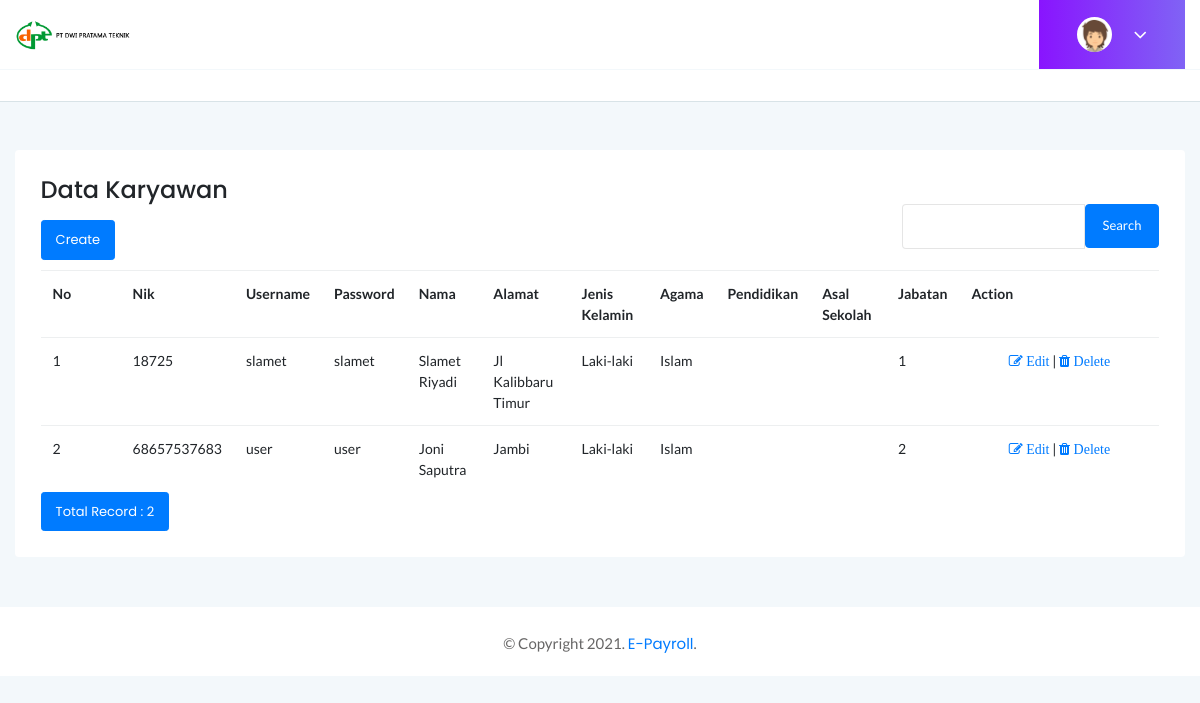
The app's page /index.php/karyawan with its own data.
### tables this page shows
CREATE TABLE `karyawan` (
  `id_karyawan` int(11) NOT NULL,
  `nik` varchar(20) DEFAULT NULL,
  `username` varchar(50) DEFAULT NULL,
  `password` varchar(50) DEFAULT NULL,
  `nama` varchar(100) DEFAULT NULL,
  `alamat` text DEFAULT NULL,
  `jenis_kelamin` varchar(10) DEFAULT NULL,
  `agama` varchar(20) DEFAULT NULL,
  `pendidikan` varchar(50) DEFAULT NULL,
  `asal_sekolah` varchar(100) DEFAULT NULL,
  `id_pekerjaan` int(11) DEFAULT NULL
);

### application/controllers/Karyawan.php (called while the page is built, shortened)
<?php
class Karyawan extends CI_Controller
{
	public function index()
    {
        $q = urldecode($this->input->get('q', TRUE));
        $start = intval($this->input->get('start'));
        if ($q <> '') {
            $config['base_url'] = base_url() . 'admin/index.html?q=' . urlencode($q);
            $config['first_url'] = base_url() . 'admin/index.html?q=' . urlencode($q);
        } else {
            $config['base_url'] = base_url() . 'admin/index.html';
            $config['first_url'] = base_url() . 'admin/index.html';
        }
        $config['per_page'] = 10;
        $config['page_query_string'] = TRUE;
        $config['total_rows'] = $this->M_karyawan->total_rows($q);
        $karyawan = $this->M_karyawan->get_limit_data($config['per_page'], $start, $q);
        $this->load->library('pagination');
        $this->pagination->initialize($config);
        $data = array(
            'karyawan_data' => $karyawan,
            'q' => $q,
            'pagination' => $this->pagination->create_links(),
            'total_rows' => $config['total_rows'],
            'start' => $start,
            'konten' => 'admin/listkaryawan',
            'judul' => 'Data Karyawan',
        );
        $this->load->view('index', $data);
    }
}

### index.php (called while the page is built, shortened)
<?php
require_once BASEPATH.'core/CodeIgniter.php';

### application/config/config.php (called while the page is built, shortened)
<?php
$config['base_url'] = 'http://localhost/e-payroll/';
$config['index_page'] = '';
$config['uri_protocol']	= 'REQUEST_URI';
$config['url_suffix'] = '';
$config['language']	= 'english';
$config['charset'] = 'UTF-8';
$config['enable_hooks'] = FALSE;
$config['subclass_prefix'] = 'MY_';
$config['composer_autoload'] = FALSE;
$config['permitted_uri_chars'] = 'a-z 0-9~%.:_\-';
$config['enable_query_strings'] = FALSE;
$config['controller_trigger'] = 'c';
$config['function_trigger'] = 'm';
$config['directory_trigger'] = 'd';
$config['allow_get_array'] = TRUE;
$config['log_threshold'] = 0;
$config['log_path'] = '';
$config['log_file_extension'] = '';
$config['log_file_permissions'] = 0644;
$config['log_date_format'] = 'Y-m-d H:i:s';
$config['error_views_path'] = '';
$config['cache_path'] = '';
$config['cache_query_string'] = FALSE;
$config['encryption_key'] = '';
$config['sess_driver'] = 'files';
$config['sess_cookie_name'] = 'ci_session';
$config['sess_expiration'] = 7200;
$config['sess_save_path'] = NULL;
$config['sess_match_ip'] = FALSE;
$config['sess_time_to_update'] = 300;
$config['sess_regenerate_destroy'] = FALSE;
$config['cookie_prefix']	= '';
$config['cookie_domain']	= '';
$config['cookie_path']		= '/';
$config['cookie_secure']	= FALSE;
$config['cookie_httponly'] 	= FALSE;
$config['standardize_newlines'] = FALSE;
$config['global_xss_filtering'] = FALSE;
$config['csrf_protection'] = FALSE;
$config['csrf_token_name'] = 'csrf_test_name';
$config['csrf_cookie_name'] = 'csrf_cookie_name';
$config['csrf_expire'] = 7200;
$config['csrf_regenerate'] = TRUE;
$config['csrf_exclude_uris'] = array();
$config['compress_output'] = FALSE;
$config['time_reference'] = 'local';
$config['rewrite_short_tags'] = FALSE;
$config['proxy_ips'] = '';

### application/models/M_karyawan.php (called while the page is built, shortened)
<?php
class M_karyawan extends CI_Model
{
	public $table = 'karyawan';
    public $id = 'id_karyawan';
    public $order = 'DESC';
	function total_rows($q = NULL)
	{
        $this->db->like('id_karyawan', $q);
		$this->db->or_like('nik', $q);
		$this->db->or_like('username', $q);
		$this->db->or_like('password', $q);
		$this->db->or_like('nama', $q);
		$this->db->or_like('alamat', $q);
		$this->db->or_like('jenis_kelamin', $q);
		$this->db->or_like('id_pekerjaan', $q);
		$this->db->from($this->table);
        return $this->db->count_all_results();
    }
	function get_limit_data($limit, $start = 0, $q = NULL)
	{
        $this->db->order_by($this->id, $this->order);
        $this->db->like('id_karyawan', $q);
		$this->db->or_like('nik', $q);
		$this->db->or_like('username', $q);
		$this->db->or_like('password', $q);
		$this->db->or_like('nama', $q);
		$this->db->or_like('alamat', $q);
		$this->db->or_like('jenis_kelamin', $q);
		$this->db->or_like('id_pekerjaan', $q);
		$this->db->limit($limit, $start);
        return $this->db->get($this->table);
    }
}

### application/views/admin/listkaryawan.php (the view, shortened to what this page needs)
   <div class="main-content-inner">
       <div class="container">
           <div class="row">
<div class="col-lg-12 mt-5">
                   <div class="card">
                       <div class="card-body">
			<h4><?= $judul;?></h4>
			<div class="row" style="margin-bottom: 10px">
				<div class="col-md-4 mt-3">
					<?= anchor(base_url('karyawan/create'),'Create', 'class="btn btn-sm btn-primary"'); ?>
				</div>
				<div class="col-md-4 text-center">
				</div>
				<div class="col-md-1 text-right">
				</div>
				<div class="col-md-3 text-right">
					<form action="<?= base_url('karyawan/index'); ?>" class="form-inline" method="get">
						<div class="input-group">
							<input type="text" class="form-control" name="q" value="<?= $q; ?>">
							<span class="input-group-btn">
							<button class="btn btn-primary" type="submit">Search</button>
							</span>
						</div>
					</form>
				</div>
			</div>
                           <div class="single-table">
                               <div class="table-responsive">
                                   <table class="table">
					<tr>
						<th>No</th>
						<th>Nik</th>
						<th>Username</th>
						<th>Password</th>
						<th>Nama</th>
						<th>Alamat</th>
						<th>Jenis Kelamin</th>
						<th>Agama</th>
						<th>Pendidikan</th>
						<th>Asal Sekolah</th>
						<th>Jabatan</th>
						<th>Action</th>
					</tr><?php
					if ($karyawan_data->num_rows() > 0) {
					foreach ($karyawan_data->result() as $karyawan)
					{
					?>
					<tr>
						<td width="80px"><?= ++$start;?></td>
						<td><?= $karyawan->nik;?></td>
						<td><?= $karyawan->username;?></td>
						<td><?= $karyawan->password;?></td>
						<td><?= $karyawan->nama;?></td>
						<td><?= $karyawan->alamat;?></td>
						<td><?= $karyawan->jenis_kelamin;?></td>
						<td><?= $karyawan->agama;?></td>
						<td><?= $karyawan->pendidikan;?></td>
						<td><?= $karyawan->asal_sekolah;?></td>
						<td><?= $karyawan->id_pekerjaan;?></td>
						<td style="text-align:center" width="200px">
							<?php
							echo anchor(base_url('karyawan/update/'.$karyawan->id_karyawan),'<i class="fa fa-pencil-square-o"> Edit</i>');
							echo ' | ';
							echo anchor(base_url('karyawan/delete/'.$karyawan->id_karyawan),'<i class="fa fa-trash"> Delete</i>','onclick="javasciprt: return confirm(\'Are You Sure ?\')"');
							?>
						</td>
					</tr>
					<?php }
					} else {
					?>
					<tr>
						<th colspan="12"><center>DATA TIDAK DI TEMUKAN</center></th>
					</tr>
					<?php } ?>
                                   </table>
					<div class="row">
						<div class="col-md-6">
							<a href="#" class="btn btn-sm btn-primary">Total Record : <?= $total_rows;?></a>
						</div>
						<div class="col-md-6 text-right">
						</div>
					</div>
                               </div>
                           </div>
                       </div>
                   </div>
               </div>
           </div>
       </div>
   </div>

### records on screen
karyawan: nik "18725", username "slamet", password "slamet", nama "Slamet Riyadi", alamat "Jl Kalibbaru Timur", jenis_kelamin "Laki-laki", agama "Islam", id_pekerjaan "1", id_karyawan "Edit", id_karyawan "Delete"
karyawan: nik "68657537683", username "user", password "user", nama "Joni Saputra", alamat "Jambi", jenis_kelamin "Laki-laki", agama "Islam", id_pekerjaan "2", id_karyawan "Edit", id_karyawan "Delete"

### other values on screen
$judul "Data Karyawan"
$total_rows "2"
